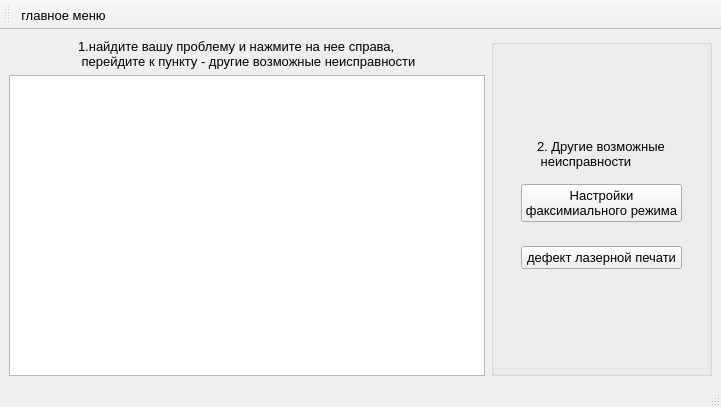
<?xml version="1.0" encoding="UTF-8"?>
<ui version="4.0">
 <class>mkoper</class>
 <widget class="QMainWindow" name="mkoper">
  <property name="geometry">
   <rect>
    <x>0</x>
    <y>0</y>
    <width>721</width>
    <height>407</height>
   </rect>
  </property>
  <property name="font">
   <font>
    <pointsize>10</pointsize>
   </font>
  </property>
  <property name="windowTitle">
   <string>Неисправности при копирование и печати изображения</string>
  </property>
  <widget class="QWidget" name="centralwidget">
   <layout class="QGridLayout" name="gridLayout">
    <item row="0" column="0">
     <layout class="QHBoxLayout" name="horizontalLayout">
      <item>
       <layout class="QVBoxLayout" name="verticalLayout">
        <item alignment="Qt::AlignHCenter">
         <widget class="QLabel" name="label">
          <property name="text">
           <string>1.найдите вашу проблему и нажмите на нее справа, 
 перейдите к пункту - другие возможные неисправности</string>
          </property>
         </widget>
        </item>
        <item>
         <layout class="QHBoxLayout" name="horizontalLayout_2">
          <item>
           <widget class="QTableView" name="koper">
            <property name="font">
             <font>
              <pointsize>10</pointsize>
             </font>
            </property>
            <property name="midLineWidth">
             <number>1</number>
            </property>
            <property name="sizeAdjustPolicy">
             <enum>QAbstractScrollArea::AdjustToContents</enum>
            </property>
           </widget>
          </item>
         </layout>
        </item>
       </layout>
      </item>
      <item alignment="Qt::AlignRight">
       <widget class="QGroupBox" name="groupBox">
        <property name="font">
         <font>
          <pointsize>10</pointsize>
         </font>
        </property>
        <layout class="QVBoxLayout" name="verticalLayout_2">
         <item alignment="Qt::AlignHCenter|Qt::AlignVCenter">
          <widget class="QWidget" name="verticalWidget" native="true">
           <layout class="QVBoxLayout" name="verticalLayout_5">
            <item alignment="Qt::AlignHCenter">
             <widget class="QLabel" name="label_2">
              <property name="text">
               <string>2. Другие возможные
 неисправности</string>
              </property>
             </widget>
            </item>
            <item>
             <widget class="QWidget" name="horizontalWidget_2" native="true">
              <layout class="QHBoxLayout" name="horizontalLayout_3">
               <item>
                <widget class="QPushButton" name="faks">
                 <property name="text">
                  <string>Настройки
факсимиального режима</string>
                 </property>
                </widget>
               </item>
              </layout>
             </widget>
            </item>
            <item>
             <widget class="QWidget" name="horizontalWidget_2" native="true">
              <layout class="QHBoxLayout" name="horizontalLayout_4">
               <item>
                <widget class="QPushButton" name="deflr">
                 <property name="text">
                  <string>дефект лазерной печати</string>
                 </property>
                </widget>
               </item>
              </layout>
             </widget>
            </item>
           </layout>
          </widget>
         </item>
        </layout>
       </widget>
      </item>
     </layout>
    </item>
   </layout>
  </widget>
  <widget class="QMenuBar" name="menubar">
   <property name="geometry">
    <rect>
     <x>0</x>
     <y>0</y>
     <width>721</width>
     <height>21</height>
    </rect>
   </property>
  </widget>
  <widget class="QStatusBar" name="statusbar"/>
  <widget class="QToolBar" name="toolBar">
   <property name="windowTitle">
    <string>toolBar</string>
   </property>
   <attribute name="toolBarArea">
    <enum>TopToolBarArea</enum>
   </attribute>
   <attribute name="toolBarBreak">
    <bool>false</bool>
   </attribute>
   <addaction name="mainwin"/>
  </widget>
  <action name="mainwin">
   <property name="icon">
    <iconset>
     <normaloff>icon/menu.png</normaloff>icon/menu.png</iconset>
   </property>
   <property name="text">
    <string>главное меню</string>
   </property>
  </action>
 </widget>
 <resources/>
 <connections/>
</ui>
